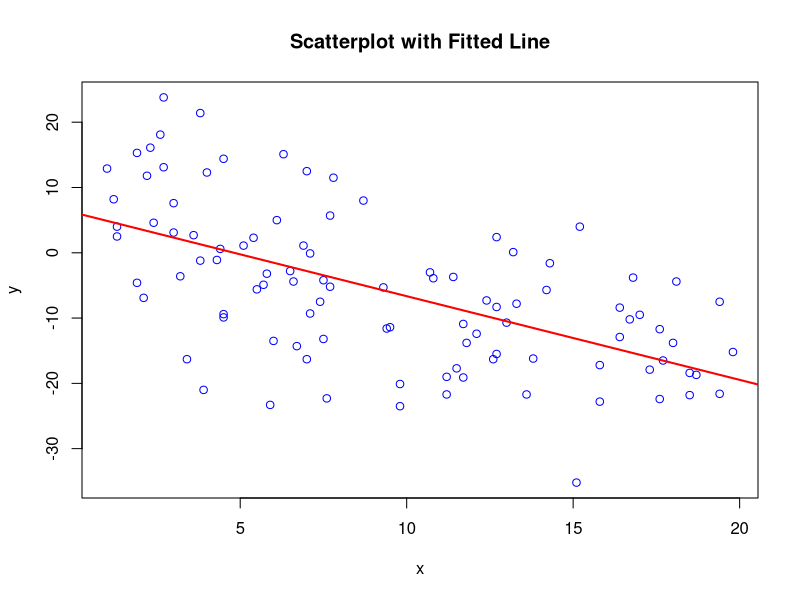
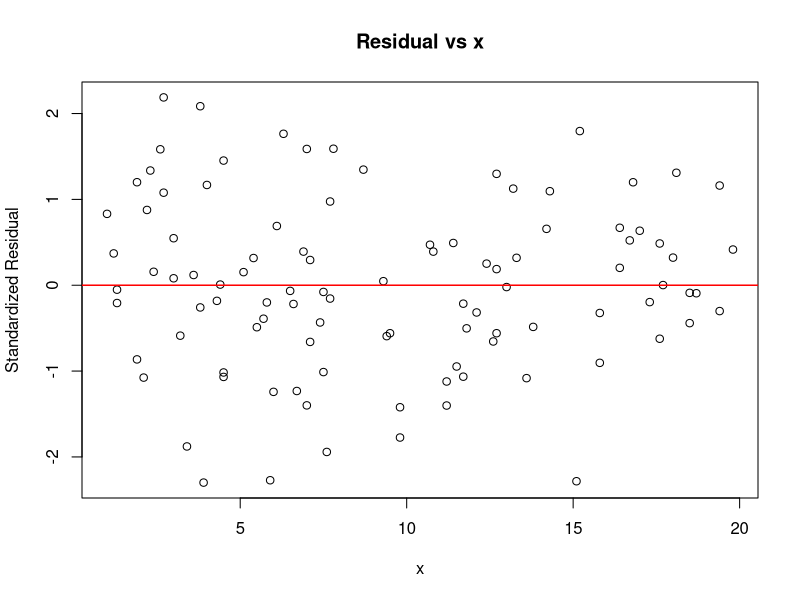
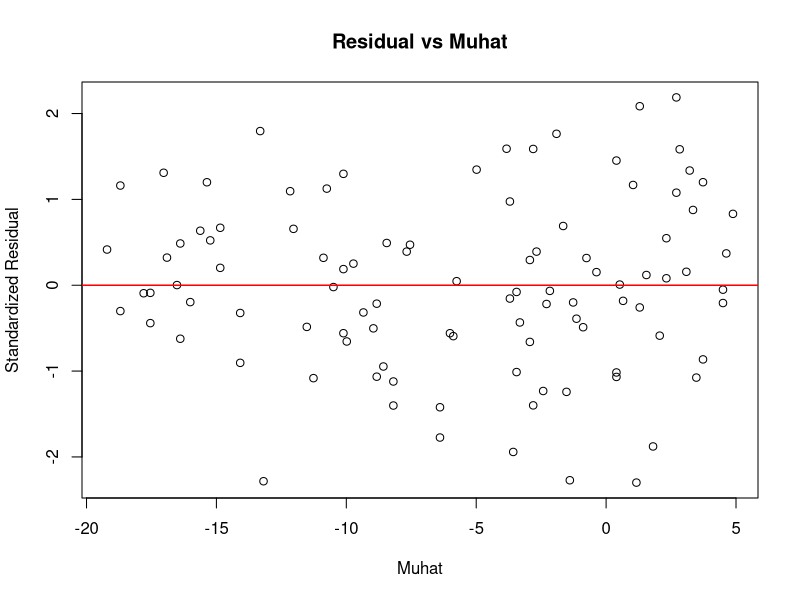
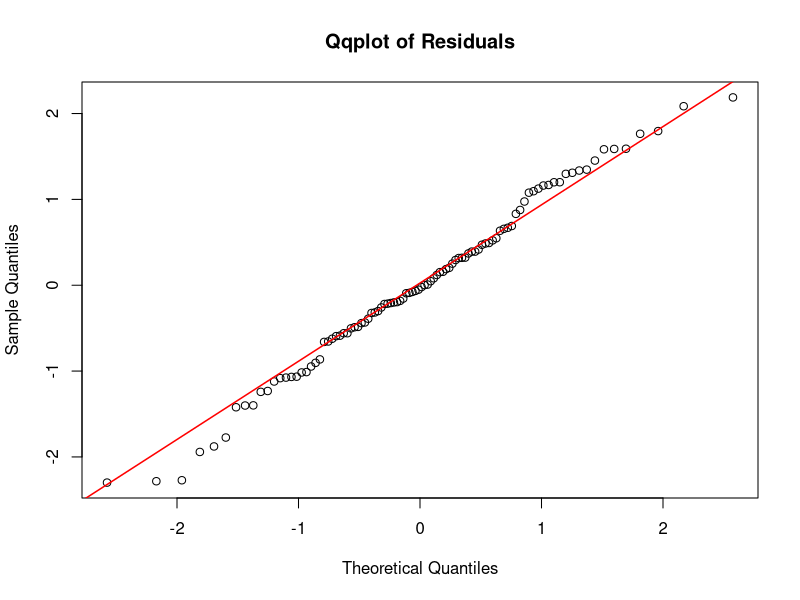
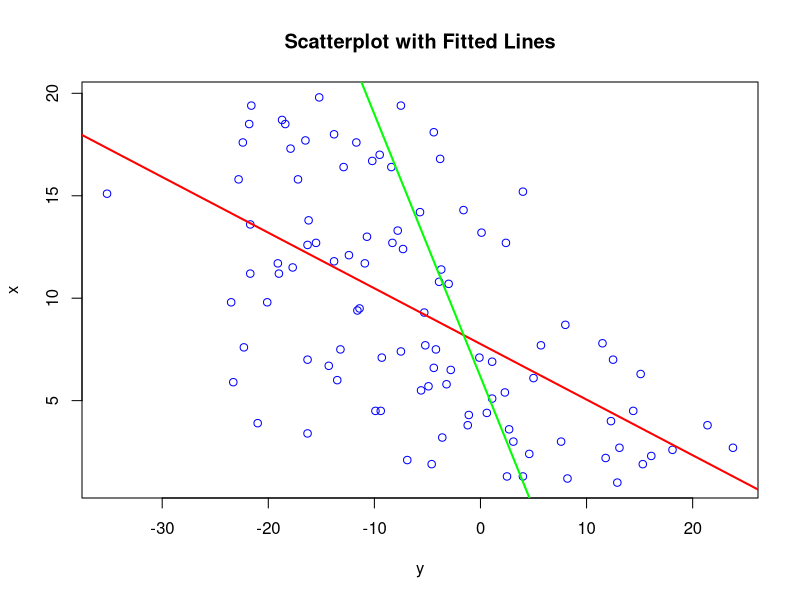
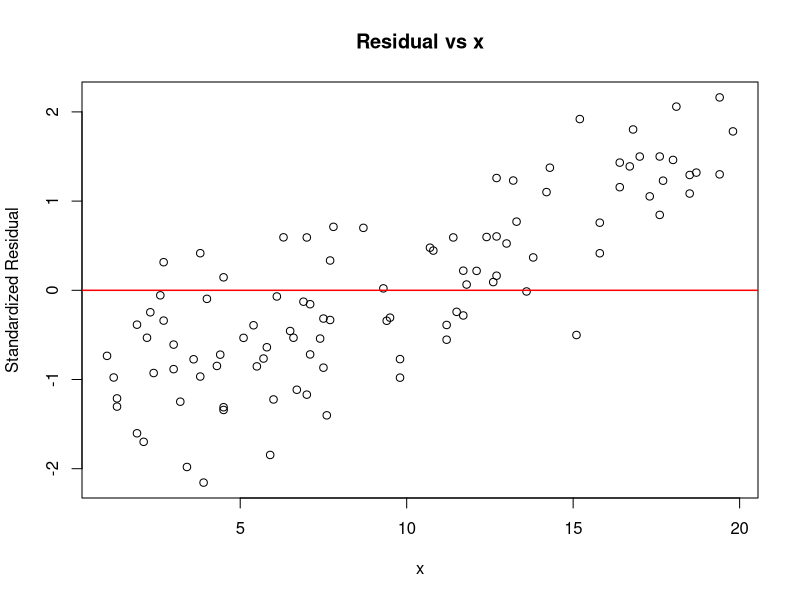
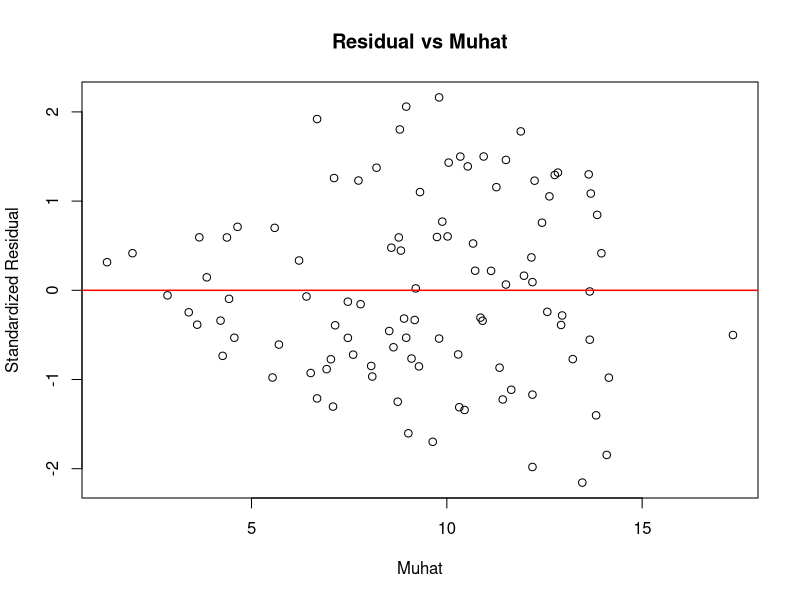
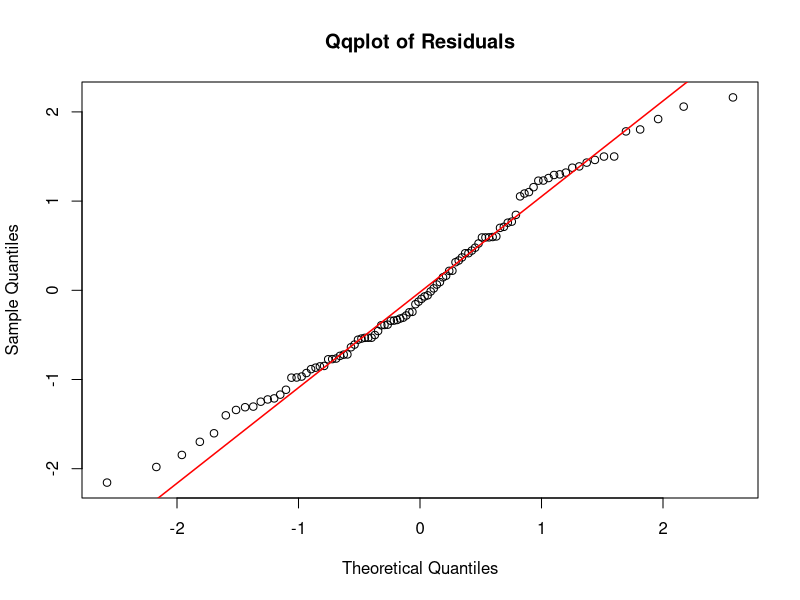

Here is the R script that generated these plots, in order: (Note: this script raises an error after producing the figures.)
###################################################################################
# Problem 1 
id<-20842360
set.seed(id)
# generate x
x<-round(runif(100,1,20),digits=1)
# generate random values for alpha and beta 
alpha<-round(runif(1,0,5),digit=2)
beta<- round(runif(1,-5,-1),digits=2)
# display values of alpha and beta
cat("alpha = ", alpha, ", beta = ", beta,"\n")       
# generate y
y<-round(alpha+beta*x+rnorm(100,0,10),digits=1)
# display mean of x and y
cat("xbar = ", mean(x),", ybar = ", mean(y),"\n")
# display sample correlation
cat("sample correlation = ", cor(x,y),"\n") 
# run regression y = alpha+beta*x
RegModel<-lm(y~x)
summary(RegModel)     # parameter estimates and p-value for test of no relationship
alphahat<-RegModel$coefficients[1] # estimate of intercept
betahat<-RegModel$coefficients[2]  # estimate of slope
cat("alphahat = ",alphahat,"   betahat = ",betahat,"\n")
se<-summary(RegModel)$sigma        # estimate of sigma
cat("estimate of sigma = ",se,"\n")
muhat<-RegModel$fitted.values      # fitted responses
r<- RegModel$residuals             # residuals
rstar <- r/se                      # standardized residuals
# Scatterplot of data with fitted line
plot(x,y,col="blue")
title(main="Scatterplot with Fitted Line")
abline(a=alphahat,b=betahat,col="red",lwd=2)
# Residual plots
plot(x,rstar,xlab="x",ylab="Standardized Residual")
title(main="Residual vs x")
abline(0,0,col="red",lwd=1.5)
plot(muhat,rstar,xlab="Muhat",ylab="Standardized Residual")
title(main="Residual vs Muhat")
abline(0,0,col="red",lwd=1.5)
qqnorm(rstar,main="")
qqline(rstar,col="red",lwd=1.5)  # add line for comparison
title(main="Qqplot of Residuals")
# 95% Confidence interval for slope
confint(RegModel,level=0.95)
# 90% confidence interval for mean response at x=5
predict(RegModel,data.frame("x"=5),interval="confidence",lev=0.90)
# 99% Prediction interval for response at x=2
predict(RegModel,data.frame("x"=2),interval="prediction",lev=0.99)
# 95% confidence interval for sigma
df<-length(y)-2
a<-qchisq(0.025,df)
b<-qchisq(0.975,df)
cat("95% confidence interval for sigma: ",c(se*sqrt(df/b),se*sqrt(df/a)),"\n")
###################################################################################
#

###################################################################################
# Problem 1 Modified
id<-20842360
set.seed(id)
# generate x
x<-round(runif(100,1,20),digits=1)
# generate random values for alpha and beta 
alpha<-round(runif(1,0,5),digit=2)
beta<- round(runif(1,-5,-1),digits=2)
# display values of alpha and beta
cat("alpha = ", alpha, ", beta = ", beta,"\n")       
# generate y
y<-round(alpha+beta*x+rnorm(100,0,10),digits=1)
# display mean of x and y
cat("xbar = ", mean(x),", ybar = ", mean(y),"\n")
# display sample correlation
cat("sample correlation = ", cor(x,y),"\n") 
# run regression y = alpha+beta*x
RegModel<-lm(x~y)
summary(RegModel)     # parameter estimates and p-value for test of no relationship
alphahat<-RegModel$coefficients[1] # estimate of intercept
betahat<-RegModel$coefficients[2]  # estimate of slope
cat("alphahat = ",alphahat,"   betahat = ",betahat,"\n")
se<-summary(RegModel)$sigma        # estimate of sigma
cat("estimate of sigma = ",se,"\n")
muhat<-RegModel$fitted.values      # fitted responses
r<- RegModel$residuals             # residuals
rstar <- r/se                      # standardized residuals
# Scatterplot of data with fitted line
plot(y,x,col="blue")
title(main="Scatterplot with Fitted Lines")
abline(a=alphahat,b=betahat,col="red",lwd=2)
abline(a=6.164372,b=-1.281534,col="green",lwd=2)
# Residual plots
plot(x,rstar,xlab="x",ylab="Standardized Residual")
title(main="Residual vs x")
abline(0,0,col="red",lwd=1.5)
plot(muhat,rstar,xlab="Muhat",ylab="Standardized Residual")
title(main="Residual vs Muhat")
abline(0,0,col="red",lwd=1.5)
qqnorm(rstar,main="")
qqline(rstar,col="red",lwd=1.5)  # add line for comparison
title(main="Qqplot of Residuals")
# 95% Confidence interval for slope
confint(RegModel,level=0.95)
# 90% confidence interval for mean response at x=5
predict(RegModel,data.frame("x"=5),interval="confidence",lev=0.90)
# 99% Prediction interval for response at x=2
predict(RegModel,data.frame("x"=2),interval="prediction",lev=0.99)
# 95% confidence interval for sigma
df<-length(y)-2
a<-qchisq(0.025,df)
b<-qchisq(0.975,df)
cat("95% confidence interval for sigma: ",c(se*sqrt(df/b),se*sqrt(df/a)),"\n")
###################################################################################
#

###################################################################################
# Problem 2 
id<-20456458
set.seed(id+82630)
# generate x
x<-round(runif(95,1,20),digits=1)
# generate random values for alpha and beta 
alpha<-round(runif(1,0,5),digits=2)
beta<- round(runif(1,3,5),digits=2)
# display values of alpha and beta
cat("alpha = ", alpha, ", beta = ", beta,"\n")       
# generate y
y<-round(alpha+beta*((x-10)/5)^2+rnorm(95,0,3),digits=1)
# display sample correlation
cat("sample correlation = ", cor(x,y),"\n") 
# run regression y = alpha+beta*x
RegModel<-lm(y~x)
summary(RegModel)     # parameter estimates and p-value for test of no relationship
alphahat<-RegModel$coefficients[1] # estimate of intercept
betahat<-RegModel$coefficients[2]  # estimate of slope
cat("alphahat = ",alphahat,"   betahat = ",betahat,"\n")
se<-summary(RegModel)$sigma        # estimate of sigma
cat("estimate of sigma = ",se,"\n")
muhat<-RegModel$fitted.values      # fitted responses
r<- RegModel$residuals             # residuals
rstar <- r/se                      # standardized residuals
# Scatterplot of data with fitted line
plot(x,y,col="blue")
title(main="Scatterplot with Fitted Line")
abline(a=alphahat,b=betahat,col="red",lwd=2)
# Residual plots
plot(x,rstar,xlab="x",ylab="Standardized Residual")
title(main="Residual vs x")
abline(0,0,col="red",lwd=1.5)
plot(muhat,rstar,xlab="Muhat",ylab="Standardized Residual")
title(main="Residual vs Muhat")
abline(0,0,col="red",lwd=1.5)
qqnorm(rstar,main="")
qqline(rstar,col="red",lwd=1.5)  # add line for comparison
title(main="Qqplot of Residuals")
###################################################################################
#
###################################################################################
# Problem 2 Modified
id<-20842360
set.seed(id+82630)
# generate x
x<-round(runif(95,1,20),digits=1)
# generate random values for alpha and beta 
alpha<-round(runif(1,0,5),digits=2)
beta<- round(runif(1,3,5),digits=2)
# display values of alpha and beta
cat("alpha = ", alpha, ", beta = ", beta,"\n")       
# generate y
y<-round(alpha+beta*((x-10)/5)^2+rnorm(95,0,3),digits=1)
# display sample correlation
cat("sample correlation = ", cor(x,y),"\n") 
# run regression y = alpha+beta*x
RegModel<-lm(y~x + I(x^2))
summary(RegModel)     # parameter estimates and p-value for test of no relationship
alphahat<-RegModel$coefficients[1] # estimate of intercept
betahat<-RegModel$coefficients[2]  # estimate of slope
gammahat<-RegModel$coefficients[3]  # estimate of gamma
cat("alphahat = ",alphahat,"   betahat = ",betahat,"\n" )
cat("gammahat = " ,gammahat)
se<-summary(RegModel)$sigma        # estimate of sigma
cat("estimate of sigma = ",se,"\n")
muhat<-RegModel$fitted.values      # fitted responses
r<- RegModel$residuals             # residuals
rstar <- r/se                      # standardized residuals
# Scatterplot of data with fitted line
plot(x,y,col="blue")
title(main="Scatterplot with Fitted Line")
curve(alphahat+betahat*x+gammahat*x^2,col="green",add=T,lwd=2)
# Residual plots
plot(x,rstar,xlab="x",ylab="Standardized Residual")
title(main="Residual vs x")
abline(0,0,col="red",lwd=1.5)
plot(muhat,rstar,xlab="Muhat",ylab="Standardized Residual")
title(main="Residual vs Muhat")
abline(0,0,col="red",lwd=1.5)
qqnorm(rstar,main="")
qqline(rstar,col="red",lwd=1.5)  # add line for comparison
title(main="Qqplot of Residuals")
###################################################################################
#
###################################################################################
# Problem 3
id<-20842360
set.seed(id+29401)
# generate x
x<-round(runif(200,1,10),digits=1)
# generate random values for alpha and beta 
alpha<-round(runif(1,0,5),digits=2)
beta<- round(runif(1,5,10),digits=2)
# display values of alpha and beta
cat("alpha = ", alpha, ", beta = ", beta,"\n")       
# generate y
w<-sqrt(round(alpha+beta*x+x*rnorm(200,0,1),digits=1))
# display sample correlation
cat("sample correlation = ", cor(x,y),"\n") 
# run regression y = alpha+beta*x
RegModel<-lm(w~x)
summary(RegModel)     # parameter estimates and p-value for test of no relationship
alphahat<-RegModel$coefficients[1] # estimate of intercept
betahat<-RegModel$coefficients[2]  # estimate of slope
cat("alphahat = ",alphahat,"   betahat = ",betahat,"\n")
se<-summary(RegModel)$sigma        # estimate of sigma
cat("estimate of sigma = ",se,"\n")
muhat<-RegModel$fitted.values      # fitted responses
r<- RegModel$residuals             # residuals
rstar <- r/se                      # standardized residuals
# Scatterplot of data with fitted line
plot(x,w,col="blue")
title(main="Scatterplot with Fitted Line")
abline(a=alphahat,b=betahat,col="red",lwd=2)
# Residual plots
plot(x,rstar,xlab="x",ylab="Standardized Residual")
title(main="Residual vs x")
abline(0,0,col="red",lwd=1.5)
plot(muhat,rstar,xlab="Muhat",ylab="Standardized Residual")
title(main="Residual vs Muhat")
abline(0,0,col="red",lwd=1.5)
qqnorm(rstar,main="")
qqline(rstar,col="red",lwd=1.5)  # add line for comparison
title(main="Qqplot of Residuals")
# 95% Prediction interval for response at x=10
predict(RegModel,data.frame("x"=10),interval="prediction",lev=0.95)
###################################################################################

###################################################################################
# Problem 3 Modified
id<-20842360
set.seed(id+29401)
# generate x
x<-round(runif(200,1,10),digits=1)
# generate random values for alpha and beta 
alpha<-round(runif(1,0,5),digits=2)
beta<- round(runif(1,5,10),digits=2)
# display values of alpha and beta
cat("alpha = ", alpha, ", beta = ", beta,"\n")       
# generate y
y<-round(alpha+beta*x+x*rnorm(200,0,1),digits=1)
# display sample correlation
cat("sample correlation = ", cor(x,y),"\n") 
# run regression y = alpha+beta*x
RegModel<-lm(y~x)
summary(RegModel)     # parameter estimates and p-value for test of no relationship
alphahat<-RegModel$coefficients[1] # estimate of intercept
betahat<-RegModel$coefficients[2]  # estimate of slope
cat("alphahat = ",alphahat,"   betahat = ",betahat,"\n")
se<-summary(RegModel)$sigma        # estimate of sigma
cat("estimate of sigma = ",se,"\n")
muhat<-RegModel$fitted.values      # fitted responses
r<- RegModel$residuals             # residuals
rstar <- r/se                      # standardized residuals
# Scatterplot of data with fitted line
plot(x,y,col="blue")
title(main="Scatterplot with Fitted Line")
abline(a=alphahat,b=betahat,col="red",lwd=2)
# Residual plots
plot(x,rstar,xlab="x",ylab="Standardized Residual")
title(main="Residual vs x")
abline(0,0,col="red",lwd=1.5)
plot(muhat,rstar,xlab="Muhat",ylab="Standardized Residual")
title(main="Residual vs Muhat")
abline(0,0,col="red",lwd=1.5)
qqnorm(rstar,main="")
qqline(rstar,col="red",lwd=1.5)  # add line for comparison
title(main="Qqplot of Residuals")
# 95% Prediction interval for response at x=10
predict(RegModel,data.frame("x"=10),interval="prediction",lev=0.95)
###################################################################################
